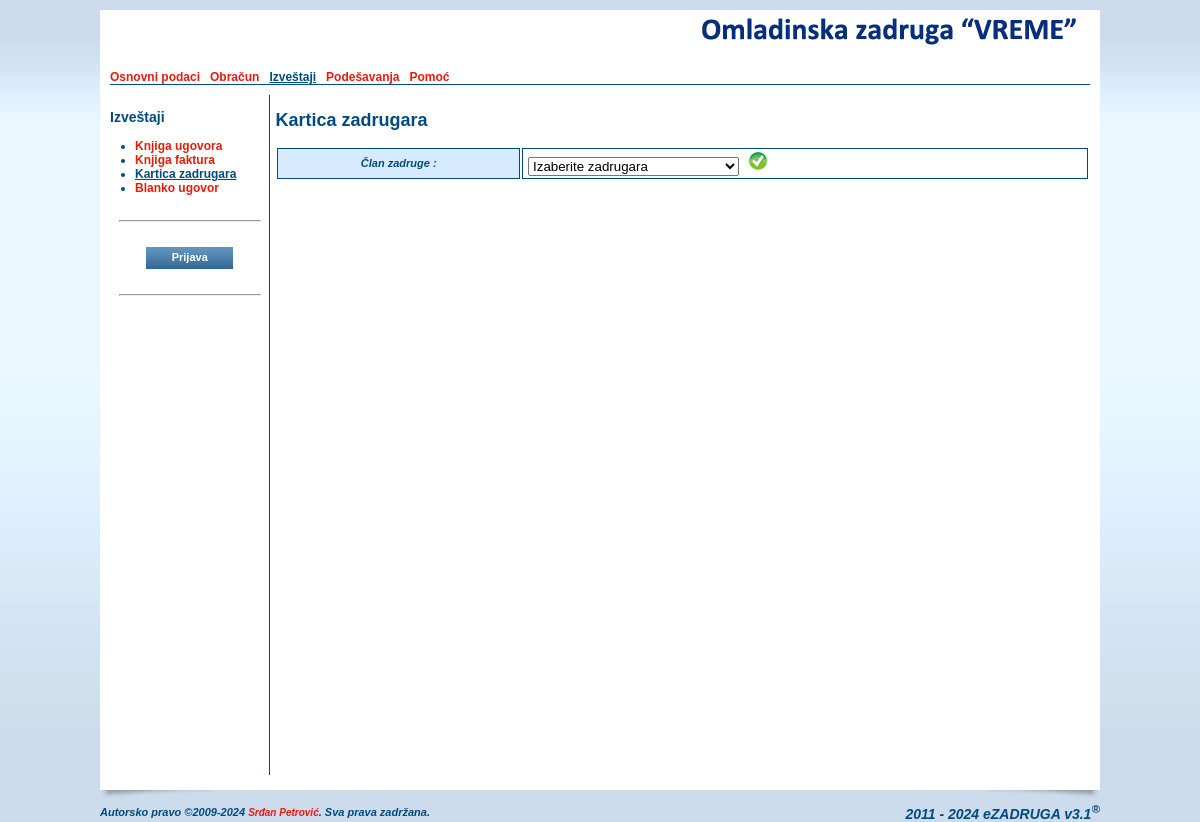
The page /karticazadrugar.php on the database its author committed.
### tables this page shows
CREATE TABLE IF NOT EXISTS `oszcooperative` (
  `ID` smallint(6) NOT NULL AUTO_INCREMENT,
  `name` varchar(255) NOT NULL,
  `short` varchar(50) NOT NULL,
  `shortest` varchar(25) NOT NULL,
  `address` varchar(255) DEFAULT NULL,
  `IDPlace` smallint(6) DEFAULT NULL,
  `phone` varchar(20) DEFAULT NULL,
  `mobile` varchar(20) DEFAULT NULL,
  `fax` varchar(20) DEFAULT NULL,
  `email` varchar(255) DEFAULT NULL,
  `url` varchar(255) DEFAULT NULL,
  `account` varchar(255) DEFAULT NULL,
  `reference` varchar(255) NOT NULL,
  `pib` varchar(20) DEFAULT NULL,
  `idnumber` varchar(20) DEFAULT NULL,
  `activity` varchar(20) NOT NULL,
  `currentyear` varchar(4) NOT NULL,
  `contracthours` tinyint(4) NOT NULL DEFAULT '0',
  `memberhours` tinyint(4) NOT NULL DEFAULT '0',
  `headimage` varchar(255) DEFAULT NULL,
  `pdfimage` varchar(255) DEFAULT NULL,
  PRIMARY KEY (`ID`),
  KEY `name` (`name`),
  KEY `IDPlace` (`IDPlace`)
);

CREATE TABLE IF NOT EXISTS `oszmenu` (
  `ID` smallint(6) NOT NULL AUTO_INCREMENT,
  `title` varchar(70) NOT NULL,
  `link` varchar(255) NOT NULL,
  `root` smallint(6) NOT NULL DEFAULT '0',
  `sort` tinyint(4) DEFAULT NULL,
  `sub_item` tinyint(4) NOT NULL DEFAULT '-1',
  `show_admin` tinyint(4) NOT NULL DEFAULT '0',
  PRIMARY KEY (`ID`),
  KEY `title` (`title`),
  KEY `root` (`root`),
  KEY `link` (`link`)
);

### include/c_session.php (called while the page is built, shortened)
<?php
class c_Session {
  public function _getTimeScale() {
    if (isset($_SESSION['_OSZ_TimeScale']))
      return (int) $_SESSION['_OSZ_TimeScale'];
    else {
      $query = mysql_query("SELECT * FROM OSZCooperative") or die(mysql_error());
      return (int) $_SESSION['_OSZ_TimeScale'];
    }
  }
}
?>

### karticazadrugar.php (the view, shortened to what this page needs)
<?php
include_once('./header.php');
?>
              <h2><?=$GLOBALS["sectiontitle"];?></h2>
              <form name="newMember" method="POST" action="./pdfzadrugar.php" target="_blank">
              <table cellpadding="2" cellspacing="2" border="0" class="table_browse" width="100%">
                <tr>
                  <th width="30%">Član zadruge : </th>
                  <td width="70%">
                    <select name="selMember" id="selMember">
                      <option value="-1">Izaberite zadrugara</option>
                    </select>
                    <input type="image" src="./images/form/save.jpg" name="submit" alt="Kartica zadrugara" title="Kartica zadrugara" onClick="javascript:return checkMember('Izaberite člana zadruge!');" />
                  </td>
                </tr>
              </table>
              </form>
<?php
include_once('./footer.php');
?>

### header.php (shortened to what this page needs)
<?php
require_once('./include/c_session.php');
require_once('./lang/sr.php');
if (!isset($_session))
{
  $_session = new c_Session;
}
$_esettings = $_session->_getSettings();
if (count($_esettings) == 0) {
  $query = mysql_query("select * from esettings where ID > 0 LIMIT 1") or die(mysql_error());
  $_esettings = mysql_fetch_array($query);
}
$_oszcooperative = $_session->_getCooperative();
if (count($_oszcooperative) == 0) {
  $query = mysql_query("select * from oszcooperative where ID > 0 LIMIT 1") or die(mysql_error());
  $_oszcooperative = mysql_fetch_array($query);
}
$_timescale   = $_session->_getTimeScale();
$forSelf = explode("/", $_SERVER['PHP_SELF']);
$_self   = $forSelf[count($forSelf)-1];
$_menu   = array();
$_root   = 0;
$_father = 0;
$_this   = 0;
$_index  = false;
$query = mysql_query("SELECT * FROM oszmenu ORDER BY root, sort") or die(mysql_error());
while ($res = mysql_fetch_array($query)) {
  if ($_self == trim($res['link'])) {
    $_this    = $res['ID'];
    $_father  = $res['root'];
  }
  if ($res['root'] > 0) {
    foreach($_menu[0] as $key => $menu) {
      if ($key == $res['root']) {
        $_menu[0][$key]['submenu'][$res['ID']] = array(
        "ID"        => $res['ID'],
        "title"     => $res['title'],
        "link"      => $res['link'],
        "root"      => $res['root'],
        "sort"      => $res['sort'],
        "sub_item"  => $res['sub_item'],
        "show_admin"=> $res['show_admin']
        );
      }
    }
  } else {
    $_menu[0][$res['ID']] = array(
      "ID"    => $res['ID'],
      "title" => $res['title'],
      "link"  => $res['link'],
      "root"  => $res['root'],
      "sort"      => $res['sort'],
      "sub_item"  => $res['sub_item'],
      "show_admin"=> $res['show_admin']
    );
  }
}
?>
<!DOCTYPE html PUBLIC "-//W3C//DTD XHTML 1.0 Transitional//EN" "http://www.w3.org/TR/xhtml1/DTD/xhtml1-transitional.dtd">
<html xmlns="http://www.w3.org/1999/xhtml" >
  <head>
    <link href="./css/style.css" rel="stylesheet" type="text/css">
    <link href="./css/calendar.css" rel="stylesheet" type="text/css">
  </head>
<?php
if (isset($preload_image) && is_array($preload_image)) {
  $strOnLoad = "javascript:MM_preloadImages(";
  $start = true;
  foreach($preload_image as $_image) {
    if ($start)
    {
      $start = false;
      $strOnLoad .= "'". $_image."'";
    } else $strOnLoad .= ",'". $_image."'";
  }
?>
  <body OnLoad="<?=$strOnLoad;?>">
<?php
} else {
?>
  <body>
<?php
}
?>
    <div class="main_content_location" align="center" valign="top">
      <table cellpadding="0" cellspacing="0" border="0">
        <tr>
          <td colspan="2" valign="top">
            <table cellpadding="0" cellspacing="0" border="0" class="content_all">
              <tr>
                <td class="content_all_left"><img src="./images/1px.gif" /></td>
                <td class="content_main" valign="top">
                    <table cellpadding="0" cellspacing="0" border="0" class="content_main">
                      <tr>
                        <td>
                          <table cellpadding="0" cellspacing="0" border="0" class="header">
                            <tr>
                              <td align="left" class="header_left">
                              </td>
                              <td align="right" valign="top" class="header_right">
                                <a href="./index.php">
<?php if (isset($_esettings["custom_head"]) && $_esettings["custom_head"] && isset($_oszcooperative["headimage"]) && file_exists($_oszcooperative["headimage"])) { ?>
                                  <img src="<?=$_oszcooperative["headimage"];?>" alt="<?=$_LANG["sr"]["MAIN_IMAGE_ALT"];?>" title="<?=$_LANG["sr"]["MAIN_IMAGE_ALT"];?>" />
<?php } else { ?>
                                  <img src="./images/ezadruga_logo.png" alt="<?=$_LANG["sr"]["MAIN_IMAGE_ALT"];?>" title="<?=$_LANG["sr"]["MAIN_IMAGE_ALT"];?>" />
<?php } ?>
                                </a>
                              </td>
                            </tr>
                            <tr>
                              <td class="main_menu" colspan="2">
<?
  foreach ($_menu[0] as $key => $menu) {
    if (intval($menu["sort"]) > 0) {
      if ($key == $_father || $key == $_root){
        if ($_menu[0][$key]["show_admin"] && $GLOBALS["admin"]) {
?>
                                <a href="./<?=$_menu[0][$key]["link"];?>" class="main_menu_selected"><?=$_menu[0][$key]["title"];?></a> &nbsp;
<?
        } else {
?>
                                <a href="./<?=$_menu[0][$key]["link"];?>" class="main_menu_selected"><?=$_menu[0][$key]["title"];?></a> &nbsp;
<?
        }
      } else {
        if ($_menu[0][$key]["show_admin"] && $GLOBALS["admin"]) {
?>
                                <a href="./<?=$_menu[0][$key]["link"];?>"><?=$_menu[0][$key]["title"];?></a> &nbsp;
<?
        } else {
?>
                                <a href="./<?=$_menu[0][$key]["link"];?>"><?=$_menu[0][$key]["title"];?></a> &nbsp;
<?
        }
      }
    }
  }
?>
                              </td>
                          </table>
                        </td>
                      </tr>
                      <tr>
                        <td valign="top">
                          <table cellpadding="0" cellspacing="0" border="0" class="main_content">
                            <tr>
                              <td class="left_menu" valign="top">
<?php
if (!$_index) {
?>
                                <h3><?=$GLOBALS["menutitle"];?></h3>
                                <ul>
<?php
  $sub_item = -1;
  if ($_root > 0) {
    foreach($_menu[0][$_root]['submenu'] as $key => $menu) {
      if (intval($_menu[0][$_root]['submenu'][$key]["sub_item"]) > 0 && $_this == $key) $sub_item = intval($_menu[0][$_root]['submenu'][$key]["sub_item"]);
      if (intval($_menu[0][$_root]['submenu'][$key]["sort"]) > 0)
      {
        if ($key == $_father || $key == $sub_item) {
          if ($_menu[0][$_root]['submenu'][$key]["show_admin"] && $GLOBALS["admin"]) {
?>
                                  <li><a href="<?=$_menu[0][$_root]['submenu'][$key]["link"];?>" class="main_menu_selected"><?=$_menu[0][$_root]['submenu'][$key]["title"];?></a></li>
<?
          } elseif (!$_menu[0][$_root]['submenu'][$key]["show_admin"]) {
?>
                                  <li><a href="<?=$_menu[0][$_root]['submenu'][$key]["link"];?>" class="main_menu_selected"><?=$_menu[0][$_root]['submenu'][$key]["title"];?></a></li>
<?php
          }
        } else {
          if ($_menu[0][$_root]['submenu'][$key]["show_admin"] && $GLOBALS["admin"]) {
?>
                                  <li><a href="<?=$_menu[0][$_root]['submenu'][$key]["link"];?>"><?=$_menu[0][$_root]['submenu'][$key]["title"];?></a></li>
<?
          } elseif (!$_menu[0][$_root]['submenu'][$key]["show_admin"]) {
?>
                                  <li><a href="<?=$_menu[0][$_root]['submenu'][$key]["link"];?>"><?=$_menu[0][$_root]['submenu'][$key]["title"];?></a></li>
<?php
          }
        }
      }
    }
  } else {
    if ($_father > 0) {
      foreach($_menu[0][$_father]['submenu'] as $key => $menu) {
        if (intval($_menu[0][$_father]['submenu'][$key]["sort"]) > 0)
        {
          if ($key == $_this || $key == $sub_item) {
            if ($_menu[0][$_father]['submenu'][$key]["show_admin"] && $GLOBALS["admin"]) {
?>
                                  <li><a href="<?=$_menu[0][$_father]['submenu'][$key]["link"];?>" class="main_menu_selected"><?=$_menu[0][$_father]['submenu'][$key]["title"];?></a></li>
<?
          } elseif (!$_menu[0][$_father]['submenu'][$key]["show_admin"]) {
?>
                                  <li><a href="<?=$_menu[0][$_father]['submenu'][$key]["link"];?>" class="main_menu_selected"><?=$_menu[0][$_father]['submenu'][$key]["title"];?></a></li>
<?
            }
          } else {
            if ($_menu[0][$_father]['submenu'][$key]["show_admin"] && $GLOBALS["admin"]) {
?>
                                  <li><a href="<?=$_menu[0][$_father]['submenu'][$key]["link"];?>"><?=$_menu[0][$_father]['submenu'][$key]["title"];?></a></li>
<?
          } elseif (!$_menu[0][$_father]['submenu'][$key]["show_admin"]) {
?>
                                  <li><a href="<?=$_menu[0][$_father]['submenu'][$key]["link"];?>"><?=$_menu[0][$_father]['submenu'][$key]["title"];?></a></li>
<?
            }
          }
        }
      }
    }
  }
?>
                                </ul>
<?
} else {
?>
<?php
}
?>
                                <hr style="margin-top:25px;margin-bottom:25px;width:140px;"/>
                                <div align="center">
<?php if (!$GLOBALS["admin"]) { ?>
                                  <form name="frmLogin" action="./login.php" method="POST">
                                    <input type="submit" name="login" id="login" class="btn" value=" &nbsp; &nbsp; Prijava &nbsp; &nbsp; " />
                                  </form>
<?php } ?>
                                </div>
                                <hr style="margin-top:25px;width:140px;" />
                              </td>
                              <td style="width:830px;padding-left:5px;" valign="top">

### css/style.css (style rules this page uses)
body { margin: 0px; padding: 0px; background-color:#ccdcec; background-image:url(bg.jpg); background-repeat:repeat-x; font-family:Arial, Tahoma, Georgia; font-size:12px; color:#004A7F; }
a { font-size:12px; color:#ea1b0a; text-decoration:none; font-weight: bold; }
ul { padding-left:0px; margin-left:25px; }
table { text-align: left; font-size:12px; }
img { border-top: 0px none; border-left: 0px none; border-right: 0px none; border-bottom: 0px none; }
.header { width: 980px; height: 60px; }
.header_left { width: 390px; height: 60px; }
.header_right { width: 590px; height: 60px; }
.main_content_location { padding-top: 10px; }
.content_all { margin: 0px; padding: 0px; background-color:#FFFFFF; width:1000px; }
.content_all_left { background-color:#FFFFFF; width:10px; }
.content_main { width: 980px; background-color:#FFFFFF; font-size:12px; }
.main_content { width: 980px; height:680px; background-color:#FFFFFF; font-size:12px; margin-top:10px; }
.main_menu { border-bottom: 1px solid #004A7F; }
.main_menu_selected { font-size:12px; color:#004A7F; text-decoration:underline; font-weight: bold; }
.left_menu { width:160px; border-right: 1px solid #004A7F; }
.table_browse { font-size:11px; }
.table_browse th { font-weight: bold; text-align: left; font-style: italic; background-color: #D6EBFF; border-top: 1px solid #004A7F; border-left: 1px solid #004A7F; border-right: 1px solid #004A7F; border-bottom: 1px solid #004A7F; }
.table_browse td { border-top: 1px solid #004A7F; border-left: 1px solid #004A7F; border-right: 1px solid #004A7F; border-bottom: 1px solid #004A7F; padding-left: 5px; }
.table_browse th { font-weight: bold; font-style: italic; text-align: center; background-color: #D6EBFF; border-top: 1px solid #004A7F; border-left: 1px solid #004A7F; border-right: 1px solid #004A7F; border-bottom: 1px solid #004A7F; padding-left: 15px; padding-right: 15px; }
.btn { height:22px; border:none; background-color:#004A7F; background-image:url(btn.jpg); background-repeat:repeat-x; color:#FFFFFF; font-size:11px; cursor:pointer; font-weight:bold; padding:0px 10px 2px 10px; }

### rows shown on the page
oszcooperative: headimage (picture)
oszmenu: title "Osnovni podaci"
oszmenu: title "Obračun"
oszmenu: title "Izveštaji"
oszmenu: title "Podešavanja"
oszmenu: title "Pomoć"
oszmenu: title "Knjiga ugovora"
oszmenu: title "Knjiga faktura"
oszmenu: title "Kartica zadrugara"
oszmenu: title "Blanko ugovor"

### other values the page prints
$GLOBALS["menutitle"] "Izveštaji"
$GLOBALS["sectiontitle"] "Kartica zadrugara"
$GLOBALS["version"] "3.1"
